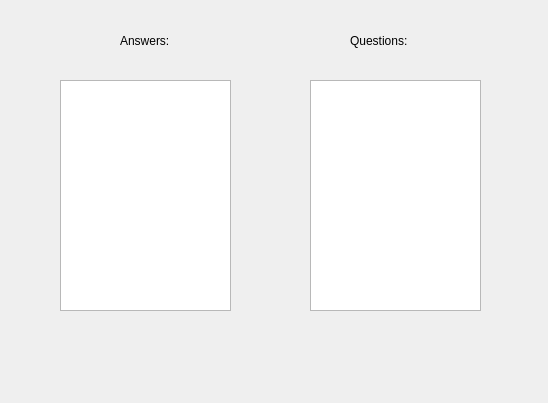
<?xml version="1.0" encoding="UTF-8"?>
<ui version="4.0">
 <class>ShowOthersDialog</class>
 <widget class="QDialog" name="ShowOthersDialog">
  <property name="geometry">
   <rect>
    <x>0</x>
    <y>0</y>
    <width>548</width>
    <height>403</height>
   </rect>
  </property>
  <property name="windowTitle">
   <string>Dialog</string>
  </property>
  <property name="styleSheet">
   <string notr="true">QDialog
{
	border-image:url(:/img/img/0008020203180562_b.png)
}</string>
  </property>
  <widget class="QTableWidget" name="QuestionTable">
   <property name="geometry">
    <rect>
     <x>310</x>
     <y>80</y>
     <width>171</width>
     <height>231</height>
    </rect>
   </property>
  </widget>
  <widget class="QLabel" name="label">
   <property name="geometry">
    <rect>
     <x>120</x>
     <y>30</y>
     <width>81</width>
     <height>21</height>
    </rect>
   </property>
   <property name="text">
    <string>Answers:</string>
   </property>
  </widget>
  <widget class="QLabel" name="label_2">
   <property name="geometry">
    <rect>
     <x>350</x>
     <y>30</y>
     <width>81</width>
     <height>21</height>
    </rect>
   </property>
   <property name="text">
    <string>Questions:</string>
   </property>
  </widget>
  <widget class="QTableWidget" name="AnswerTable">
   <property name="geometry">
    <rect>
     <x>60</x>
     <y>80</y>
     <width>171</width>
     <height>231</height>
    </rect>
   </property>
  </widget>
 </widget>
 <resources/>
 <connections/>
</ui>
